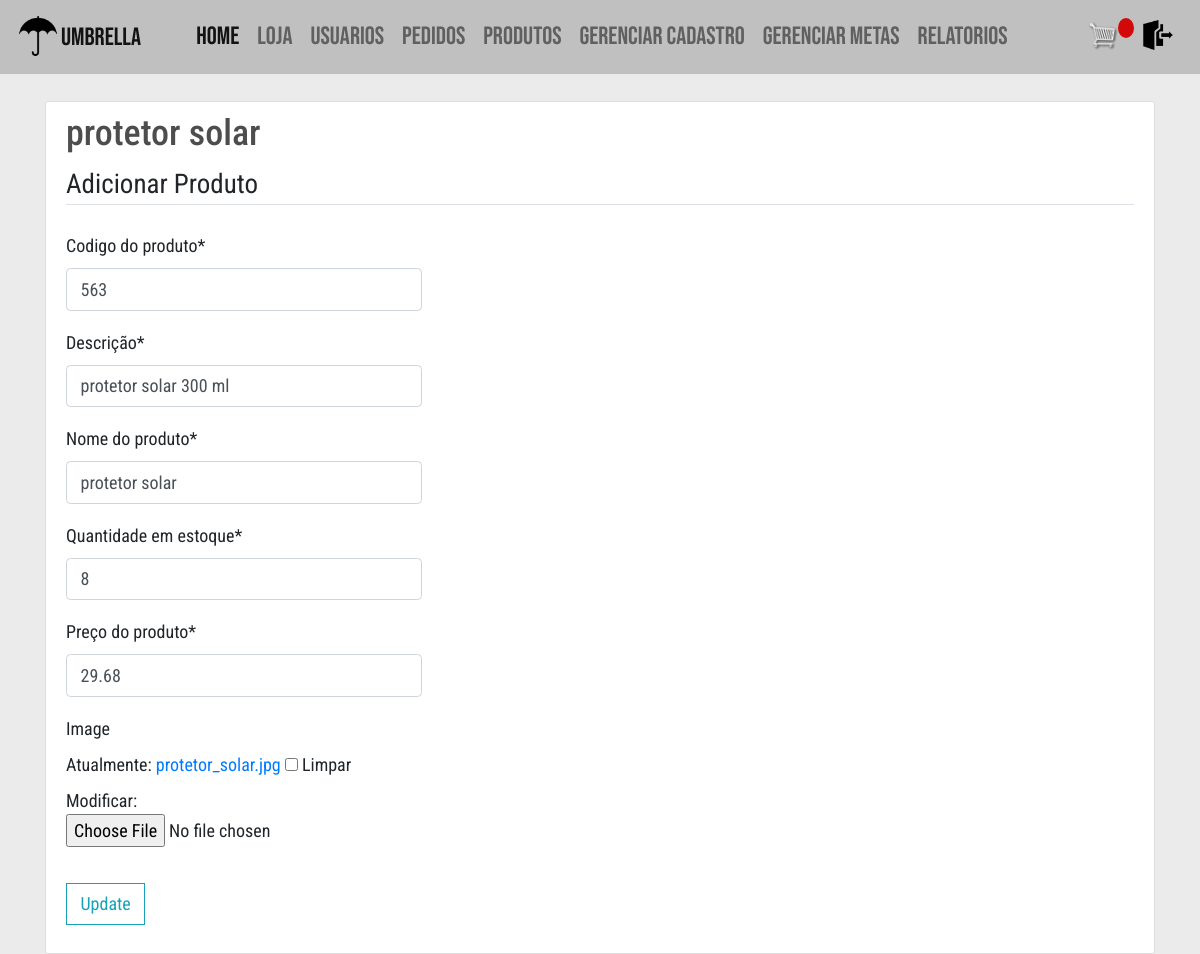
The page /atualizar_produto/1/ (signed in) on the database its author committed.
### vendas/models.py (models this page shows, shortened)
class Produto(models.Model):
    codigo = models.IntegerField(_("codigo do produto"), unique=True)
    descricao = models.CharField(_("descrição"), max_length=200)
    nome = models.CharField(_("nome do produto"),
                            max_length=100)
    qtde_estoque = models.PositiveIntegerField(
        _("quantidade em estoque"))
    preco = models.FloatField(_("preço do produto"))
    image = models.ImageField(null=True, blank=True)

### vendas/views.py (the view)
@login_required
@user_passes_test(supervisor_franquia_check)
def atualizarProduto(request, pk):
    produto = Produto.objects.get(id=pk)
    if request.method == 'POST':
        form = FormProduto(request.POST, request.FILES, instance=produto)
        if form.is_valid():
            form.save()
            sweetify.success(request, 'Produto atualizados')
        else:
            sweetify.error(request, 'Houve um erro na atualização dos dados')
    else:
        form = FormProduto(instance=produto)
    return render(request, 'vendas/dados_produtos.html', {'form': form, 'produto': produto})

### vendas/forms.py
class FormProduto(forms.ModelForm):
    class Meta:
        model = Produto
        fields = '__all__'

### users/models.py (called while the page is built)
    def __str__(self):
        return self.email

### vendas/views.py (called while the page is built)
def supervisor_franquia_check(user):
    if user.tipo == User.SUPERVISOR or user.tipo == User.FRANQUIA:
        return True
    else:
        return False

### vendas/templates/vendas/dados_produtos.html (shortened to what this page needs)
{% extends "vendas/base.html" %}
{% load crispy_forms_tags %}
{% block content %}
  <div class="content-section">
    <div class="media">
      <div class="media-body">
        <h2 class="account-heading">{{ produto.nome }}</h2>
      </div>
    </div>
    <form method="POST" enctype="multipart/form-data">
      <fieldset class="form-group">
        <legend class="border-bottom mb-4">Adicionar Produto</legend>
        {{ form|crispy }}
      </fieldset>
      <div class="form-group">
        <button class="btn btn-outline-info" type="submit">Update</button>
      </div>
    </form>
  </div>
{% endblock content %}

### vendas/static/vendas/css/style.css (style rules this page uses)
html { font-size: 18px; }
body { margin: 0; padding: 0; font-family: 'Roboto Condensed', sans-serif; background-color: #EBEBEB; background-size: cover; background-repeat: no-repeat; background-position: center; height: 100vh; }
h1, h2, h3, h4, h5, h6 { color: hsl(0, 0%, 30%); }
.btn { border-radius: 0; }
.content-section { background: #ffffff; padding: 10px 20px; border: 1px solid #dddddd; border-radius: 3px; margin-bottom: 20px; width: 100%; }

### rows shown on the page
Produto: nome "protetor solar", codigo "563", descricao "protetor solar 300 ml", qtde_estoque "8", preco "29.68"
